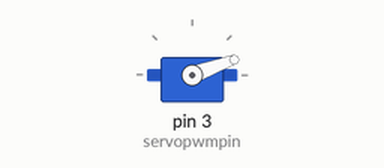
Recording of a sketch running on a simulated Arduino Uno, built with avr-gcc and run on an emulated ATmega328P. Parts: servo.

Above: at 0.05 s.
Timing chart, 0 to 4.6 s (numbered marks = the images above):
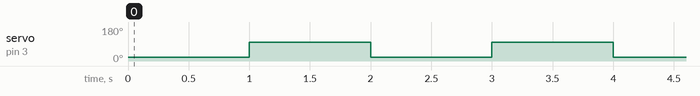

The sketch:

Servo.ino
```cpp
#include<Servo.h>
Servo myservo;
int servopwmpin = 3;
void setup() {
  // put your setup code here, to run once:
myservo.attach(servopwmpin);
}

void loop() {
  // put your main code here, to run repeatedly:
  myservo.write(20);
  delay(1000);
  myservo.write(100);
  delay(1000);

}
```

Measured:
- by itself, servo on pin 3 (servopwmpin): alternates 100° for 1.0 s and 20° for 1.0 s
